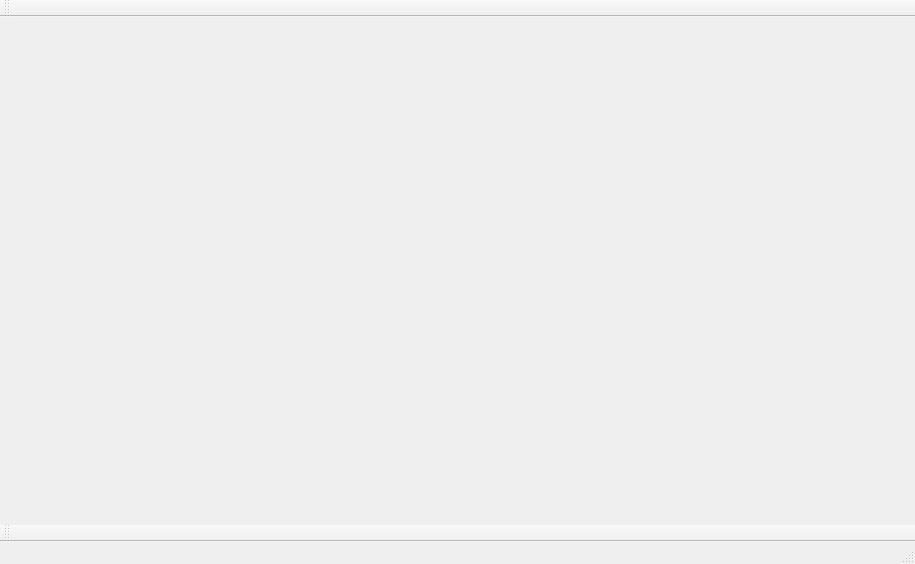
<?xml version="1.0" encoding="UTF-8"?>
<ui version="4.0">
 <class>MainWindow</class>
 <widget class="QMainWindow" name="MainWindow">
  <property name="geometry">
   <rect>
    <x>0</x>
    <y>0</y>
    <width>915</width>
    <height>564</height>
   </rect>
  </property>
  <property name="windowTitle">
   <string>MainWindow</string>
  </property>
  <widget class="QWidget" name="centralWidget">
   <property name="contextMenuPolicy">
    <enum>Qt::NoContextMenu</enum>
   </property>
   <widget class="QWidget" name="verticalLayoutWidget">
    <property name="geometry">
     <rect>
      <x>20</x>
      <y>10</y>
      <width>871</width>
      <height>471</height>
     </rect>
    </property>
    <layout class="QVBoxLayout" name="verticalLayout">
     <property name="spacing">
      <number>10</number>
     </property>
     <property name="sizeConstraint">
      <enum>QLayout::SetMaximumSize</enum>
     </property>
    </layout>
   </widget>
  </widget>
  <widget class="QMenuBar" name="menuBar">
   <property name="geometry">
    <rect>
     <x>0</x>
     <y>0</y>
     <width>915</width>
     <height>25</height>
    </rect>
   </property>
  </widget>
  <widget class="QToolBar" name="mainToolBar">
   <property name="enabled">
    <bool>false</bool>
   </property>
   <attribute name="toolBarArea">
    <enum>TopToolBarArea</enum>
   </attribute>
   <attribute name="toolBarBreak">
    <bool>false</bool>
   </attribute>
  </widget>
  <widget class="QStatusBar" name="statusBar">
   <property name="enabled">
    <bool>false</bool>
   </property>
  </widget>
  <widget class="QToolBar" name="toolBar">
   <property name="enabled">
    <bool>false</bool>
   </property>
   <property name="windowTitle">
    <string>toolBar</string>
   </property>
   <attribute name="toolBarArea">
    <enum>BottomToolBarArea</enum>
   </attribute>
   <attribute name="toolBarBreak">
    <bool>false</bool>
   </attribute>
  </widget>
 </widget>
 <layoutdefault spacing="6" margin="11"/>
 <resources/>
 <connections/>
</ui>
